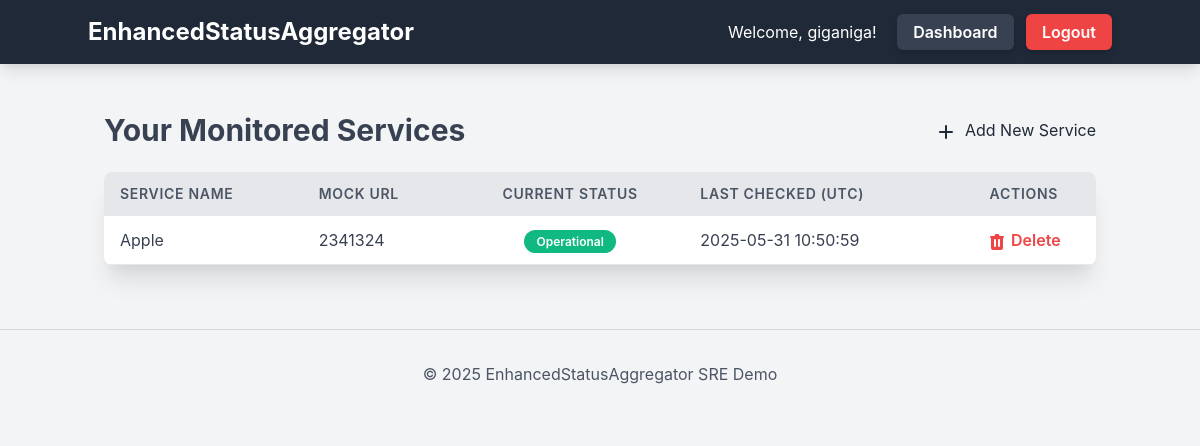
Page /dashboard (signed in) on the earlier database version.
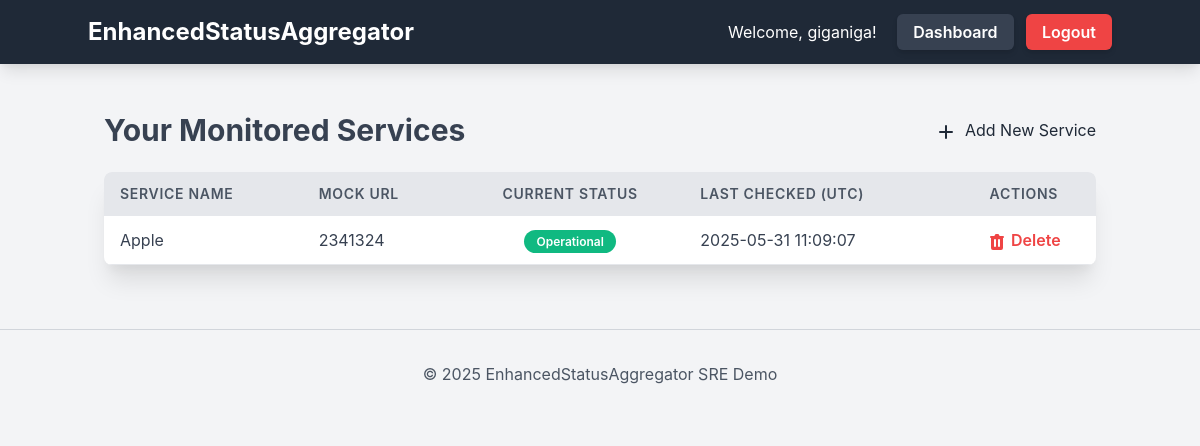
Same page on the later database version.
### app.py (models this page shows)
class MonitoredService(db.Model):
    id = db.Column(db.Integer, primary_key=True)
    name = db.Column(db.String(100), nullable=False)
    mock_url = db.Column(db.String(255), nullable=False)
    user_id = db.Column(db.Integer, db.ForeignKey('user.id'), nullable=False)
    current_status = db.Column(db.String(50), default='Unknown')
    last_checked = db.Column(db.DateTime, default=datetime.utcnow)
    __table_args__ = (db.UniqueConstraint('user_id', 'name', name='_user_service_name_uc'),)

### app.py (the view)
@app.route('/dashboard')
def dashboard_route():
    if 'user_id' not in session:
        flash('Please log in.', 'warning')
        return redirect(url_for('login_route'))
    user_id = session['user_id']
    user_services = MonitoredService.query.filter_by(user_id=user_id).order_by(MonitoredService.name).all()
    return render_template('dashboard.html', services=user_services)

### app.py (called while the page is built)
@app.before_request
def before_request_metrics(): request.start_time = time.time()

@app.after_request
def after_request_metrics(response):
    if hasattr(request, 'start_time') and request.endpoint:
        latency = time.time() - request.start_time
        APP_REQUEST_LATENCY.labels(endpoint=request.endpoint).observe(latency)
        APP_REQUEST_COUNT.labels(method=request.method, endpoint=request.endpoint, http_status=response.status_code).inc()
    return response

@app.context_processor
def inject_now():
    return {'now': datetime.utcnow()}

### templates/dashboard.html (shortened to what this page needs)
{% extends "layout.html" %}
{% block content %}
<div class="flex justify-between items-center mb-6">
    <h2 class="text-3xl font-bold text-gray-700">Your Monitored Services</h2>
    <a href="{{ url_for('add_service_route') }}" class="btn btn-primary">
        <svg xmlns="http://www.w3.org/2000/svg" class="h-5 w-5 inline-block mr-1" viewBox="0 0 20 20" fill="currentColor">
            <path fill-rule="evenodd" d="M10 3a1 1 0 011 1v5h5a1 1 0 110 2h-5v5a1 1 0 11-2 0v-5H4a1 1 0 110-2h5V4a1 1 0 011-1z" clip-rule="evenodd" />
        </svg>
        Add New Service
    </a>
</div>
{% if services %}
<div class="bg-white shadow-xl rounded-lg overflow-x-auto">
    <table class="min-w-full table-auto">
        <thead class="bg-gray-200">
            <tr>
                <th class="text-left py-3 px-4 font-semibold text-sm text-gray-600 uppercase tracking-wider">Service Name</th>
                <th class="text-left py-3 px-4 font-semibold text-sm text-gray-600 uppercase tracking-wider">Mock URL</th>
                <th class="text-center py-3 px-4 font-semibold text-sm text-gray-600 uppercase tracking-wider">Current Status</th>
                <th class="text-left py-3 px-4 font-semibold text-sm text-gray-600 uppercase tracking-wider">Last Checked (UTC)</th>
                <th class="text-center py-3 px-4 font-semibold text-sm text-gray-600 uppercase tracking-wider">Actions</th>
            </tr>
        </thead>
        <tbody class="text-gray-700">
            {% for service in services %}
            <tr class="border-b border-gray-200 hover:bg-gray-50">
                <td class="py-3 px-4">{{ service.name }}</td>
                <td class="py-3 px-4 truncate max-w-xs" title="{{ service.mock_url }}">{{ service.mock_url }}</td>
                <td class="py-3 px-4 text-center">
                    <span class="px-3 py-1 text-xs font-semibold rounded-full
                                 {{ 'status-operational' if service.current_status == 'Operational' else
                                    'status-degraded' if service.current_status == 'Degraded' else
                                    'status-minor-outage' if service.current_status == 'Minor Outage' else
                                    'status-major-outage' if service.current_status == 'Major Outage' else
                                    'status-pending-first-check' if service.current_status == 'Pending First Check' else
                                    'status-unknown' }}">
                        {{ service.current_status }}
                    </span>
                </td>
                <td class="py-3 px-4">{{ service.last_checked.strftime('%Y-%m-%d %H:%M:%S') if service.last_checked else 'N/A' }}</td>
                <td class="py-3 px-4 text-center">
                    <form method="POST" action="{{ url_for('delete_service_route', service_id=service.id) }}" onsubmit="return confirm('Are you sure you want to delete this service?');" class="inline-block">
                        <button type="submit" class="text-red-500 hover:text-red-700 font-semibold">
                            Delete
                        </button>
                    </form>
                </td>
            </tr>
            {% endfor %}
        </tbody>
    </table>
</div>
{% else %}
<div class="bg-white p-8 rounded-lg shadow-xl text-center">
    <h3 class="text-xl font-semibold text-gray-600 mb-4">No services are currently being monitored.</h3>
    <p class="text-gray-500">Click the "Add New Service" button to start monitoring your first service.</p>
</div>
{% endif %}
{% endblock %}

### templates/layout.html (shortened to what this page needs)
<!DOCTYPE html>
<html lang="en">
<head>
    <link href="https://cdn.jsdelivr.net/npm/tailwindcss@2.2.19/dist/tailwind.min.css" rel="stylesheet">
</head>
<body class="bg-gray-100 text-gray-800">
    <nav class="bg-gray-800 text-white p-4 shadow-lg">
        <div class="container mx-auto flex justify-between items-center">
            <a href="{{ url_for('index_route') }}" class="text-2xl font-bold hover:text-gray-300">EnhancedStatusAggregator</a>
            <div>
                {% if session.user_id %}
                    <span class="mr-4">Welcome, {{ session.username }}!</span>
                    <a href="{{ url_for('dashboard_route') }}" class="py-2 px-4 rounded-md font-semibold shadow-md transition duration-150 ease-in-out bg-gray-700 hover:bg-gray-600 text-white mr-2">Dashboard</a>
                    <a href="{{ url_for('logout_route') }}" class="py-2 px-4 rounded-md font-semibold shadow-md transition duration-150 ease-in-out bg-red-500 hover:bg-red-600 text-white">Logout</a>
                {% endif %}
            </div>
        </div>
    </nav>
    <main class="container mx-auto mt-8 p-4">
        {% block content %}{% endblock %}
    </main>
    <footer class="text-center text-gray-600 py-8 mt-12 border-t border-gray-300">
        <p>&copy; {{ now.year }} EnhancedStatusAggregator SRE Demo</p>
    </footer>
</body>
</html>

### templates/layout.html (style rules this page uses)
body { font-family: 'Inter', sans-serif; }
.status-operational { background-color: #10B981; color: white; }

Differences in the rows shown:
changed MonitoredService "Apple": last_checked "2025-05-31 10:50:59" → "2025-05-31 11:09:07"
